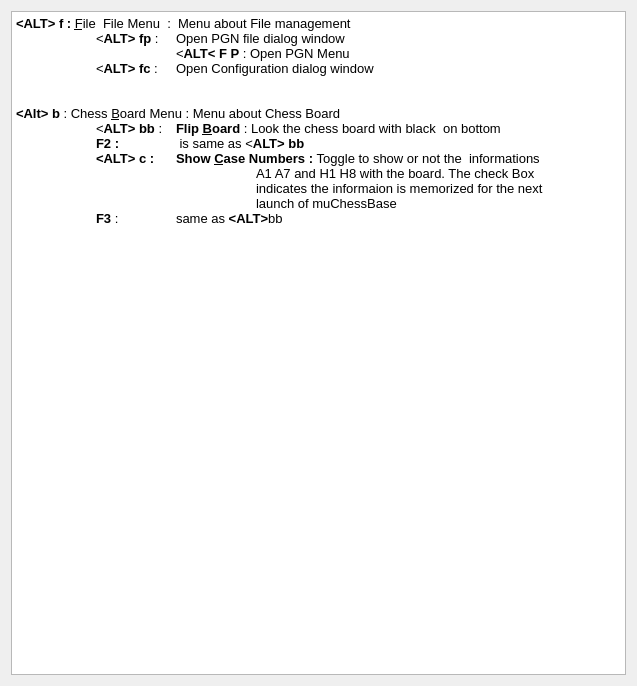
<?xml version="1.0" encoding="UTF-8"?>
<ui version="4.0">
 <class>DialogShortCuts</class>
 <widget class="QDialog" name="DialogShortCuts">
  <property name="geometry">
   <rect>
    <x>0</x>
    <y>0</y>
    <width>637</width>
    <height>686</height>
   </rect>
  </property>
  <property name="windowTitle">
   <string>ShortCuts</string>
  </property>
  <layout class="QVBoxLayout" name="verticalLayout">
   <item>
    <widget class="QTextBrowser" name="textBrowser">
     <property name="html">
      <string>&lt;!DOCTYPE HTML PUBLIC &quot;-//W3C//DTD HTML 4.0//EN&quot; &quot;http://www.w3.org/TR/REC-html40/strict.dtd&quot;&gt;
&lt;html&gt;&lt;head&gt;&lt;meta name=&quot;qrichtext&quot; content=&quot;1&quot; /&gt;&lt;meta charset=&quot;utf-8&quot; /&gt;&lt;style type=&quot;text/css&quot;&gt;
p, li { white-space: pre-wrap; }
hr { height: 1px; border-width: 0; }
li.unchecked::marker { content: &quot;\2610&quot;; }
li.checked::marker { content: &quot;\2612&quot;; }
&lt;/style&gt;&lt;/head&gt;&lt;body style=&quot; font-family:'Noto Sans'; font-size:10pt; font-weight:400; font-style:normal;&quot;&gt;
&lt;p style=&quot; margin-top:0px; margin-bottom:0px; margin-left:0px; margin-right:0px; -qt-block-indent:0; text-indent:0px;&quot;&gt;&lt;span style=&quot; font-weight:700;&quot;&gt;&amp;lt;ALT&amp;gt; f :&lt;/span&gt; &lt;span style=&quot; text-decoration: underline;&quot;&gt;F&lt;/span&gt;ile  File Menu  :  Menu about File management&lt;/p&gt;
&lt;p style=&quot; margin-top:0px; margin-bottom:0px; margin-left:0px; margin-right:0px; -qt-block-indent:0; text-indent:0px;&quot;&gt;	&amp;lt;&lt;span style=&quot; font-weight:700;&quot;&gt;ALT&amp;gt; fp &lt;/span&gt;: 	Open PGN file dialog window&lt;br /&gt;		&amp;lt;&lt;span style=&quot; font-weight:700;&quot;&gt;ALT&amp;lt; F P&lt;/span&gt; : Open PGN Menu &lt;/p&gt;
&lt;p style=&quot; margin-top:0px; margin-bottom:0px; margin-left:0px; margin-right:0px; -qt-block-indent:0; text-indent:0px;&quot;&gt;	&amp;lt;&lt;span style=&quot; font-weight:700;&quot;&gt;ALT&amp;gt; fc &lt;/span&gt;: 	Open Configuration dialog window&lt;/p&gt;
&lt;p dir='rtl' style=&quot;-qt-paragraph-type:empty; margin-top:0px; margin-bottom:0px; margin-left:0px; margin-right:0px; -qt-block-indent:0; text-indent:0px;&quot;&gt;&lt;br /&gt;&lt;/p&gt;
&lt;p style=&quot;-qt-paragraph-type:empty; margin-top:0px; margin-bottom:0px; margin-left:0px; margin-right:0px; -qt-block-indent:0; text-indent:0px;&quot;&gt;&lt;br /&gt;&lt;/p&gt;
&lt;p style=&quot; margin-top:0px; margin-bottom:0px; margin-left:0px; margin-right:0px; -qt-block-indent:0; text-indent:0px;&quot;&gt;&lt;span style=&quot; font-weight:700;&quot;&gt;&amp;lt;Alt&amp;gt; b &lt;/span&gt;: Chess &lt;span style=&quot; text-decoration: underline;&quot;&gt;B&lt;/span&gt;oard Menu : Menu about Chess Board&lt;/p&gt;
&lt;p style=&quot; margin-top:0px; margin-bottom:0px; margin-left:0px; margin-right:0px; -qt-block-indent:0; text-indent:0px;&quot;&gt;	&amp;lt;&lt;span style=&quot; font-weight:700;&quot;&gt;ALT&amp;gt; bb&lt;/span&gt; :  	&lt;span style=&quot; font-weight:700;&quot;&gt;Flip &lt;/span&gt;&lt;span style=&quot; font-weight:700; text-decoration: underline;&quot;&gt;B&lt;/span&gt;&lt;span style=&quot; font-weight:700;&quot;&gt;oard&lt;/span&gt; : Look the chess board with black  on bottom&lt;/p&gt;
&lt;p style=&quot; margin-top:0px; margin-bottom:0px; margin-left:0px; margin-right:0px; -qt-block-indent:0; text-indent:0px;&quot;&gt;	&lt;span style=&quot; font-weight:700;&quot;&gt;F2 :&lt;/span&gt; 	 is same as &amp;lt;&lt;span style=&quot; font-weight:700;&quot;&gt;ALT&amp;gt; bb&lt;/span&gt;&lt;/p&gt;
&lt;p style=&quot; margin-top:0px; margin-bottom:0px; margin-left:0px; margin-right:0px; -qt-block-indent:0; text-indent:0px;&quot;&gt;&lt;span style=&quot; font-weight:700;&quot;&gt;	&amp;lt;ALT&amp;gt; c :	Show &lt;/span&gt;&lt;span style=&quot; font-weight:700; text-decoration: underline;&quot;&gt;C&lt;/span&gt;&lt;span style=&quot; font-weight:700;&quot;&gt;ase Numbers : &lt;/span&gt;Toggle to show or not the  informations&lt;br /&gt;                                              	A1 A7 and H1 H8 with the board. The check Box&lt;/p&gt;
&lt;p style=&quot; margin-top:0px; margin-bottom:0px; margin-left:0px; margin-right:0px; -qt-block-indent:0; text-indent:0px;&quot;&gt;                                              	indicates the informaion is memorized for the next &lt;/p&gt;
&lt;p style=&quot; margin-top:0px; margin-bottom:0px; margin-left:0px; margin-right:0px; -qt-block-indent:0; text-indent:0px;&quot;&gt;                                              	launch of muChessBase&lt;/p&gt;
&lt;p style=&quot; margin-top:0px; margin-bottom:0px; margin-left:0px; margin-right:0px; -qt-block-indent:0; text-indent:0px;&quot;&gt;	&lt;span style=&quot; font-weight:700;&quot;&gt;F3&lt;/span&gt; : 	same as &lt;span style=&quot; font-weight:700;&quot;&gt;&amp;lt;ALT&amp;gt;&lt;/span&gt;bb&lt;/p&gt;
&lt;p style=&quot; margin-top:0px; margin-bottom:0px; margin-left:0px; margin-right:0px; -qt-block-indent:0; text-indent:0px;&quot;&gt;	&lt;/p&gt;&lt;/body&gt;&lt;/html&gt;</string>
     </property>
    </widget>
   </item>
  </layout>
 </widget>
 <resources/>
 <connections/>
</ui>
